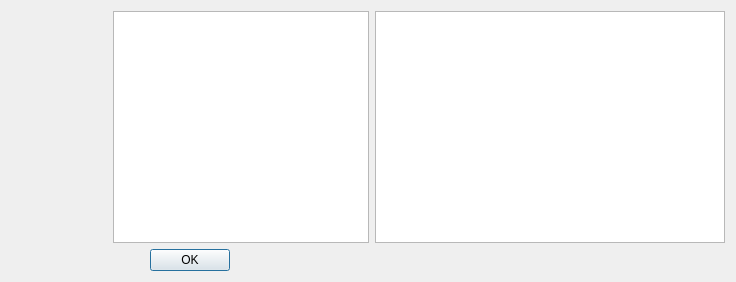
<?xml version="1.0" encoding="UTF-8"?>
<ui version="4.0">
 <class>AboutDialog</class>
 <widget class="QDialog" name="AboutDialog">
  <property name="geometry">
   <rect>
    <x>0</x>
    <y>0</y>
    <width>736</width>
    <height>282</height>
   </rect>
  </property>
  <property name="windowTitle">
   <string>Dialog</string>
  </property>
  <property name="modal">
   <bool>true</bool>
  </property>
  <layout class="QGridLayout" name="gridLayout">
   <item row="0" column="0">
    <layout class="QHBoxLayout" name="horizontalLayout">
     <item>
      <layout class="QVBoxLayout" name="verticalLayout_2">
       <item>
        <widget class="QLabel" name="iconLabel">
         <property name="minimumSize">
          <size>
           <width>96</width>
           <height>96</height>
          </size>
         </property>
         <property name="text">
          <string/>
         </property>
        </widget>
       </item>
       <item>
        <spacer name="verticalSpacer">
         <property name="orientation">
          <enum>Qt::Vertical</enum>
         </property>
         <property name="sizeHint" stdset="0">
          <size>
           <width>20</width>
           <height>40</height>
          </size>
         </property>
        </spacer>
       </item>
      </layout>
     </item>
     <item>
      <widget class="QTextBrowser" name="textEdit"/>
     </item>
    </layout>
   </item>
   <item row="0" column="1">
    <widget class="QGraphicsView" name="graphicsView">
     <property name="whatsThis">
      <string>&lt;html&gt;&lt;head/&gt;&lt;body&gt;&lt;p&gt;&lt;img src=&quot;:/icons/icons/Wk0tdTGOzGg.jpg&quot;/&gt;&lt;/p&gt;&lt;/body&gt;&lt;/html&gt;</string>
     </property>
    </widget>
   </item>
   <item row="1" column="0">
    <widget class="QDialogButtonBox" name="buttonBox">
     <property name="orientation">
      <enum>Qt::Horizontal</enum>
     </property>
     <property name="standardButtons">
      <set>QDialogButtonBox::Ok</set>
     </property>
     <property name="centerButtons">
      <bool>true</bool>
     </property>
    </widget>
   </item>
  </layout>
 </widget>
 <resources/>
 <connections>
  <connection>
   <sender>buttonBox</sender>
   <signal>accepted()</signal>
   <receiver>AboutDialog</receiver>
   <slot>accept()</slot>
   <hints>
    <hint type="sourcelabel">
     <x>248</x>
     <y>254</y>
    </hint>
    <hint type="destinationlabel">
     <x>157</x>
     <y>274</y>
    </hint>
   </hints>
  </connection>
  <connection>
   <sender>buttonBox</sender>
   <signal>rejected()</signal>
   <receiver>AboutDialog</receiver>
   <slot>reject()</slot>
   <hints>
    <hint type="sourcelabel">
     <x>316</x>
     <y>260</y>
    </hint>
    <hint type="destinationlabel">
     <x>286</x>
     <y>274</y>
    </hint>
   </hints>
  </connection>
 </connections>
</ui>
